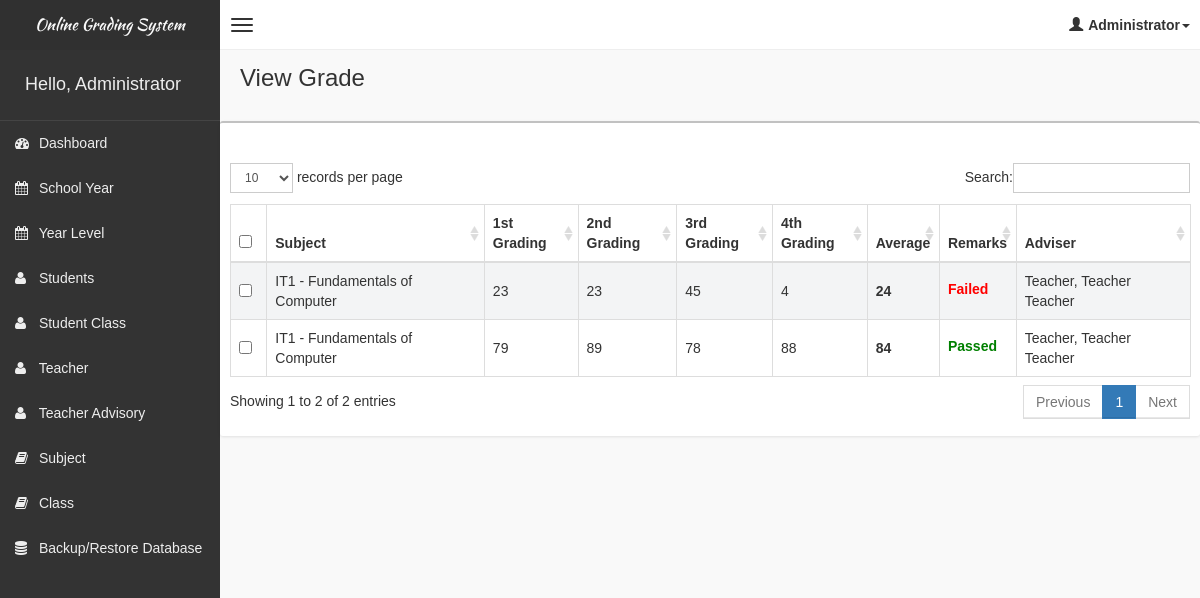
/pages/grade/grade.php (signed in), run on the app's committed database.
### tables this page shows
CREATE TABLE IF NOT EXISTS `tblstudentgrade` (
  `id` int(11) NOT NULL AUTO_INCREMENT,
  `studentid` int(11) NOT NULL,
  `schoolyearid` int(11) NOT NULL,
  `subjectid` int(11) NOT NULL,
  `classid` int(11) NOT NULL,
  `adviserid` int(11) NOT NULL,
  `1stgrading` int(11) NOT NULL,
  `2ndgrading` int(11) NOT NULL,
  `3rdgrading` int(11) NOT NULL,
  `4thgrading` int(11) NOT NULL,
  `gradeaverage` int(11) NOT NULL,
  `remarks` varchar(20) NOT NULL,
  PRIMARY KEY (`id`)
);

CREATE TABLE IF NOT EXISTS `tblsubjects` (
  `id` int(11) NOT NULL AUTO_INCREMENT,
  `subjectname` varchar(50) NOT NULL,
  `description` varchar(50) NOT NULL,
  `yearlevelid` int(11) NOT NULL,
  PRIMARY KEY (`id`)
);

### pages/grade/grade.php (the view, shortened to what this page needs)
<!DOCTYPE html>
<html>
    <?php include('../head_css.php'); ?>
    <body class="skin-black">
        <?php
        include "../connection.php";
        ?>
        <?php include('../header.php'); ?>
        <div class="wrapper row-offcanvas row-offcanvas-left">
            <?php include('../sidebar-left.php'); ?>
            <aside class="right-side">
                <section class="content-header">
                    <h1>
                        View Grade
                    </h1>
                </section>
                <section class="content">
                    <div class="row">
                            <div class="box">
                                <div class="box-header">
                                    <div style="padding:10px;">
                                    </div>
                                </div>
                                <div class="box-body table-responsive">
                                <form method="post">
                                    <table id="table" class="table table-bordered table-striped">
                                        <thead>
                                            <tr>
                                                <th style="width: 20px !important;"><input type="checkbox" name="chk_delete[]" class="cbxMain" onchange="checkMain(this)" /></th>
                                                <th>Subject</th>
                                                <th>1st Grading</th>
                                                <th>2nd Grading</th>
                                                <th>3rd Grading</th>
                                                <th>4th Grading</th>
                                                <th>Average</th>
                                                <th>Remarks</th>
                                                <th>Adviser</th>
                                            </tr>
                                        </thead>
                                        <tbody>
                                            <?php
                                            $squery = mysqli_query($con, "SELECT *, CONCAT(t.lname, ', ', t.fname, ' ', t.mname)  as tname
                                                                        FROM tblstudentgrade sg
                                                                        LEFT JOIN tblstudentclass sc ON sg.classid = sc.classid
                                                                        AND sg.studentid = sc.studentid
                                                                        AND sg.subjectid = sc.subjectid
                                                                        LEFT JOIN tblstudent s ON sg.studentid = s.id
                                                                        LEFT JOIN tblteacheradvisory ta ON sg.classid = ta.classid
                                                                        LEFT JOIN tblteacher t ON sg.adviserid = t.id
                                                                        LEFT JOIN tblclass c ON sg.classid = c.id
                                                                        LEFT JOIN tblschoolyear sy ON sg.schoolyearid = sy.id
                                                                        LEFT JOIN tblsubjects sb on sg.subjectid = sb.id
                                                                        where sg.studentid = '".$_SESSION['userid']."' ");
                                            while($row = mysqli_fetch_array($squery))
                                            {
                                                echo '
                                                <tr>
                                                    <td><input type="checkbox" name="chk_delete[]" class="chk_delete" value="'.$row['id'].'" /></td>
                                                    <td>'.$row['subjectname'].' - '.$row['description'].'</td>
                                                    <td>'.$row['1stgrading'].'</td>
                                                    <td>'.$row['2ndgrading'].'</td>
                                                    <td>'.$row['3rdgrading'].'</td>
                                                    <td>'.$row['4thgrading'].'</td>
                                                    <td><b>'.$row['gradeaverage'].'</b></td>
                                                    <td>'.($row['remarks'] == "Passed" ? "<label style='color:green'>".$row['remarks']."</label>" : (($row['remarks'] == "Failed") ? "<label style='color:red'>".$row['remarks']."</label>" : "<label style='color:black'>No Final Remarks</label>")) .'</td>
                                                    <td>'.$row['tname'].'</td>
                                                </tr>
                                                ';
                                            }
                                            ?>
                                        </tbody>
                                    </table>
                                    </form>
                                </div>
                            </div>
                    </div>
                </section>
            </aside>
        </div>
    </body>
</html>

### pages/head_css.php (shortened to what this page needs)
<head>
    <link href="../../css/bootstrap.min.css" rel="stylesheet" type="text/css" />
    <link href="../../css/font-awesome.min.css" rel="stylesheet" type="text/css" />
    <link href="../../css/ionicons.min.css" rel="stylesheet" type="text/css" />
    <link href="../../js/morris/morris-0.4.3.min.css" rel="stylesheet" type="text/css" />
    <link href="../../css/AdminLTE.css" rel="stylesheet" type="text/css" />
    <link href="../../css/datatables/dataTables.bootstrap.css" rel="stylesheet" type="text/css" />
</head>

### pages/header.php (shortened to what this page needs)
<?php
 echo  '<header class="header">
          <a href="#" class="logo">
              Online Grading System
          </a>
          <nav class="navbar navbar-static-top" role="navigation">
              <a href="#" class="navbar-btn sidebar-toggle" data-toggle="offcanvas" role="button">
                  <span class="sr-only">Toggle navigation</span>
                  <span class="icon-bar"></span>
                  <span class="icon-bar"></span>
                  <span class="icon-bar"></span>
              </a>
              <div class="navbar-right">
                  <ul class="nav navbar-nav">
                      <li class="dropdown user user-menu">
                          <a href="#" class="dropdown-toggle" data-toggle="dropdown">
                              <i class="glyphicon glyphicon-user"></i>';
                              if($_SESSION['role'] == "Administrator"){
                                  $user = mysqli_query($con,"SELECT * from tbladmin where id = '".$_SESSION['userid']."' ");
                                  while($row = mysqli_fetch_array($user)){
                                      echo'<span>'.$row['accounttype'].'<i class="caret"></i></span>';
                                  }
                              }
                              elseif($_SESSION['role'] == "Teacher"){
                                  $user = mysqli_query($con,"SELECT * from tblteacher where id = '".$_SESSION['userid']."' ");
                                  while($row = mysqli_fetch_array($user)){
                                      $_SESSION['user'] = $row['fname'].' '.$row['lname'];
                                      echo'<span>'.$row['fname'].' '.$row['lname'].'<i class="caret"></i></span>';
                                  }
                              }
                              elseif($_SESSION['role'] == "Student"){
                                  $user = mysqli_query($con,"SELECT * from tblstudent where id = '".$_SESSION['userid']."' ");
                                  while($row = mysqli_fetch_array($user)){
                                      $_SESSION['user'] = $row['fname'].' '.$row['lname'];
                                      echo'<span>'.$row['fname'].' '.$row['lname'].'<i class="caret"></i></span>';
                                  }
                              }
                          echo '</a>
                          <ul class="dropdown-menu">
                              <li class="user-header bg-light-blue">
                                  <p>
                                      '.$_SESSION['user'].'
                                  </p>
                              </li>
                              <li class="user-footer">
                                  <div class="pull-left">
                                      <a href="#" class="btn btn-default btn-flat" data-toggle="modal" data-target="#editProfileModal">Edit Profile</a>
                                  </div>
                                  <div class="pull-right">
                                      <a href="../../logout.php" class="btn btn-default btn-flat">Sign out</a>
                                  </div>
                              </li>
                          </ul>
                      </li>
                  </ul>
              </div>
          </nav>
      </header>'; ?>

### pages/sidebar-left.php (shortened to what this page needs)
<?php
	echo '
	<aside class="left-side sidebar-offcanvas">
                <section class="sidebar">
                    <div class="user-panel">
                        <div class="pull-left info">
                            <h4>Hello, ';
                                if($_SESSION['role'] == "Administrator"){
                                    $user = mysqli_query($con,"SELECT * from tbladmin where id = '".$_SESSION['userid']."' ");
                                    while($row = mysqli_fetch_array($user)){
                                        echo $row['accounttype'];
                                    }
                                }
                                elseif($_SESSION['role'] == "Teacher"){
                                    $user = mysqli_query($con,"SELECT * from tblteacher where id = '".$_SESSION['userid']."' ");
                                    while($row = mysqli_fetch_array($user)){
                                        $_SESSION['user'] = $row['fname'].' '.$row['lname'];
                                        echo $row['fname'].' '.$row['lname'];
                                    }
                                }
                                elseif($_SESSION['role'] == "Student"){
                                    $user = mysqli_query($con,"SELECT * from tblstudent where id = '".$_SESSION['userid']."' ");
                                    while($row = mysqli_fetch_array($user)){
                                        $_SESSION['user'] = $row['fname'].' '.$row['lname'];
                                        echo $row['fname'].' '.$row['lname'];
                                    }
                                }
                                echo '
                            </h4>
                        </div>
                    </div>
                    <ul class="sidebar-menu">';
                        if($_SESSION['role'] == "Administrator"){
                            echo '
                            <li>
                                <a href="../dashboard/dashboard.php">
                                    <i class="fa  fa-dashboard"></i> <span>Dashboard</span>
                                </a>
                            </li>
                            <li>
                                <a href="../schoolyear/schoolyear.php">
                                    <i class="fa fa-calendar"></i> <span>School Year</span>
                                </a>
                            </li>
                            <li>
                                <a href="../yearlevel/yearlevel.php">
                                    <i class="fa fa-calendar"></i> <span>Year Level</span>
                                </a>
                            </li>
                            <li>
                                <a href="../student/student.php">
                                    <i class="fa fa-user"></i> <span>Students</span>
                                </a>
                            </li>
                            <li>
                                <a href="../studentclass/studentclass.php">
                                    <i class="fa fa-user"></i> <span>Student Class</span>
                                </a>
                            </li>
                            <li>
                                <a href="../teacher/teacher.php">
                                    <i class="fa fa-user"></i> <span>Teacher</span>
                                </a>
                            </li>
                            <li>
                                <a href="../teacheradvisory/teacheradvisory.php">
                                    <i class="fa fa-user"></i> <span>Teacher Advisory</span>
                                </a>
                            </li>
                            <li>
                                <a href="../subject/subject.php">
                                    <i class="fa fa-book"></i> <span>Subject</span>
                                </a>
                            </li>
                            <li>
                                <a href="../class/class.php">
                                    <i class="fa fa-book"></i> <span>Class</span>
                                </a>
                            </li>
                            <li>
                                <a href="../backup/backup.php">
                                    <i class="fa fa-database"></i> <span>Backup/Restore Database</span>
                                </a>
                            </li>';
                        }
                        echo'
                    </ul>
                </section>
            </aside>
	';
?>

### data on the page
tblstudentgrade: subjectid.subjectname "IT1", subjectid.description "Fundamentals of Computer", 1stgrading "23", 2ndgrading "23", 3rdgrading "45", 4thgrading "4", gradeaverage "24", remarks "Failed", tname "Teacher, Teacher Teacher"
tblstudentgrade: subjectid.subjectname "IT1", subjectid.description "Fundamentals of Computer", 1stgrading "79", 2ndgrading "89", 3rdgrading "78", 4thgrading "88", gradeaverage "84", remarks "Passed", tname "Teacher, Teacher Teacher"

### other printed values
$row['accounttype'] "Administrator"
